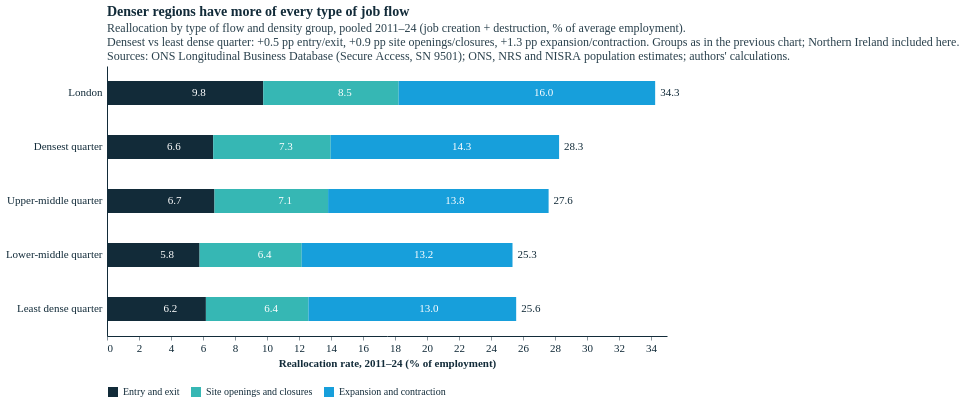

Notebook code cell kept with this figure:
### Markdown cell above
## 4. Which flows make the difference?

Pooled 2011–24 rates by density group, split into three pairs of flows: **entry and exit** of firms; incumbents **opening and closing sites**; incumbents' existing sites **expanding and contracting**. Each pair is (job creation + job destruction) as % of average employment, so the three sum to the reallocation rate.

### Code cell
comp = (jf[jf.year.between(*MAIN) & jf.itl2_code.isin(GROUP)].assign(dgroup=lambda x: x.itl2_code.map(GROUP))
          .groupby("dgroup")[FLOWS + ["emp_avg"]].sum())
cb = pd.DataFrame({k: 100 * comp[c].sum(axis=1) / comp.emp_avg for k, c in COMPONENTS.items()}).loc[ORDER]
cb["Total"] = cb.sum(axis=1)
print(cb.round(2).to_string())
gap_c = cb.loc["Densest quarter"] - cb.loc["Least dense quarter"]
print("\nDifference, densest minus least dense quarter (pp):", gap_c.round(2).to_dict())
print("  ... as % of the least dense quarter's rate:", (100 * gap_c / cb.loc["Least dense quarter"]).round(0).to_dict())

long = cb.drop(columns="Total").reset_index(names="dgroup").melt(id_vars="dgroup", var_name="flow", value_name="rate")
FORDER = list(COMPONENTS); FCOLS = [ECO["blue-dark"], ECO["turquoise"], ECO["blue-light"]]
long["order"] = long.flow.map({f: i for i, f in enumerate(FORDER)})
bars = alt.layer(
    alt.Chart(long).mark_bar(height=24).encode(
        y=alt.Y("dgroup:N", sort=ORDER, title=None),
        x=alt.X("rate:Q", stack="zero", title="Reallocation rate, 2011–24 (% of employment)"),
        color=alt.Color("flow:N", scale=alt.Scale(domain=FORDER, range=FCOLS), legend=alt.Legend(title=None, orient="bottom")),
        order=alt.Order("order:Q"),
        tooltip=["dgroup:N", "flow:N", alt.Tooltip("rate:Q", format=".1f", title="% of employment")]),
    alt.Chart(long).transform_stack(stack="rate", groupby=["dgroup"], as_=["x0", "x1"], sort=[alt.SortField("order")])
       .transform_calculate(mid="(datum.x0 + datum.x1) / 2").mark_text(color="white", fontSize=11).encode(
        y=alt.Y("dgroup:N", sort=ORDER), x="mid:Q", text=alt.Text("rate:Q", format=".1f")),
    alt.Chart(cb.reset_index(names="dgroup")).mark_text(align="left", dx=5, fontSize=11, color=TXT).encode(
        y=alt.Y("dgroup:N", sort=ORDER), x="Total:Q", text=alt.Text("Total:Q", format=".1f")),
).properties(title=alt.Title("Denser regions have more of every type of job flow",
    subtitle=["Reallocation by type of flow and density group, pooled 2011–24 (job creation + destruction, % of average employment).",
              f"Densest vs least dense quarter: +{gap_c['Entry and exit']:.1f} pp entry/exit, +{gap_c['Site openings and closures']:.1f} pp site openings/closures, "
              f"+{gap_c['Expansion and contraction']:.1f} pp expansion/contraction. Groups as in the previous chart; Northern Ireland included here.", SOURCE]))
styles.save(bars, str(FIG), "reallocation_density_components", width=560, height=270)
bars.properties(width=560, height=270)

### Figure 1 — Vega-Lite specification as saved in the notebook (floating-point values rounded to 4 significant figures)
{"config": {"background": "#fff", "font": "Circular Std", "text": {"color": "#122b39", "font": "Circular Std", "align": "left", "dx": 7, "dy": 0, "fontSize": 11}, "view": {"stroke": null, "continuousWidth": 350, "continuousHeight": 280, "discreteWidth": 400, "discreteHeight": 300}, "bar": {"color": "#179fdb"}, "line": {"color": "#e6224b"}, "rule": {"color": "#122b39"}, "point": {"filled": true, "size": 80, "color": "#e6224b", "opacity": 0.95}, "geoshape": {"stroke": "white", "strokeWidth": 0.3}, "axis": {"labelColor": "#122b39", "labelFontSize": 11, "labelFont": "Circular Std", "tickColor": "#122b39", "tickOpacity": 0.5, "domainColor": "#122b39", "domainOpacity": 1, "gridColor": "#122b39", "gridDash": [2, 2], "gridOpacity": 0.5, "title": null, "titleColor": "#122b39", "tickSize": 4, "grid": false, "domain": true}, "axisXDiscrete": {"grid": false, "labelAngle": 0, "tickCount": 10, "tickOpacity": 0.5, "title": null}, "axisYDiscrete": {"ticks": false, "labelPadding": 5, "grid": false}, "axisXTemporal": {"grid": false, "ticks": true}, "axisXQuantitative": {"grid": false}, "axisYQuantitative": {"gridColor": "#122b39", "gridDash": [1, 5], "gridOpacity": 0.5, "ticks": false, "labelPadding": 5, "tickCount": 8, "grid": false}, "title": {"color": "#122b39", "subtitleColor": "#122b39E6", "font": "Circular Std", "subtitleFont": "Circular Std", "anchor": "start", "frame": "group", "fontSize": 14, "subtitleFontSize": 12, "subtitlePadding": 4, "offset": 0}, "legend": {"titleColor": "#122b39", "labelColor": "#122b39"}}, "layer": [{"data": {"name": "data-684c5b25e91cda1787ccf6b9895cb476"}, "mark": {"type": "bar", "height": 24}, "encoding": {"color": {"field": "flow", "legend": {"orient": "bottom", "title": null}, "scale": {"domain": ["Entry and exit", "Site openings and closures", "Expansion and contraction"], "range": ["#122b39", "#36b7b4", "#179fdb"]}, "type": "nominal"}, "order": {"field": "order", "type": "quantitative"}, "tooltip": [{"field": "dgroup", "type": "nominal"}, {"field": "flow", "type": "nominal"}, {"field": "rate", "format": ".1f", "title": "% of employment", "type": "quantitative"}], "x": {"field": "rate", "stack": "zero", "title": "Reallocation rate, 2011–24 (% of employment)", "type": "quantitative"}, "y": {"field": "dgroup", "sort": ["London", "Densest quarter", "Upper-middle quarter", "Lower-middle quarter", "Least dense quarter"], "title": null, "type": "nominal"}}}, {"data": {"name": "data-684c5b25e91cda1787ccf6b9895cb476"}, "mark": {"type": "text", "color": "white", "fontSize": 11}, "encoding": {"text": {"field": "rate", "format": ".1f", "type": "quantitative"}, "x": {"field": "mid", "type": "quantitative"}, "y": {"field": "dgroup", "sort": ["London", "Densest quarter", "Upper-middle quarter", "Lower-middle quarter", "Least dense quarter"], "type": "nominal"}}, "transform": [{"groupby": ["dgroup"], "stack": "rate", "sort": [{"field": "order"}], "as": ["x0", "x1"]}, {"calculate": "(datum.x0 + datum.x1) / 2", "as": "mid"}]}, {"data": {"name": "data-e7063f94d3db476ddadf92e9b3c8a109"}, "mark": {"type": "text", "align": "left", "color": "#122b39", "dx": 5, "fontSize": 11}, "encoding": {"text": {"field": "Total", "format": ".1f", "type": "quantitative"}, "x": {"field": "Total", "type": "quantitative"}, "y": {"field": "dgroup", "sort": ["London", "Densest quarter", "Upper-middle quarter", "Lower-middle quarter", "Least dense quarter"], "type": "nominal"}}}], "height": 270, "title": {"text": "Denser regions have more of every type of job flow", "subtitle": ["Reallocation by type of flow and density group, pooled 2011–24 (job creation + destruction, % of average employment).", "Densest vs least dense quarter: +0.5 pp entry/exit, +0.9 pp site openings/closures, +1.3 pp expansion/contraction. Groups as in the previous chart; Northern Ireland included here.", "Sources: ONS Longitudinal Business Database (Secure Access, SN 9501); ONS, NRS and NISRA population estimates; authors' calculations."]}, "width": 560, "$schema": "https://vega.github.io/schema/vega-lite/v5.20.1.json", "datasets": {"data-684c5b25e91cda1787ccf6b9895cb476": [{"dgroup": "London", "flow": "Entry and exit", "rate": 9.765, "order": 0}, {"dgroup": "Densest quarter", "flow": "Entry and exit", "rate": 6.637, "order": 0}, {"dgroup": "Upper-middle quarter", "flow": "Entry and exit", "rate": 6.717, "order": 0}, {"dgroup": "Lower-middle quarter", "flow": "Entry and exit", "rate": 5.787, "order": 0}, {"dgroup": "Least dense quarter", "flow": "Entry and exit", "rate": 6.181, "order": 0}, {"dgroup": "London", "flow": "Site openings and closures", "rate": 8.465, "order": 1}, {"dgroup": "Densest quarter", "flow": "Site openings and closures", "rate": 7.344, "order": 1}, {"dgroup": "Upper-middle quarter", "flow": "Site openings and closures", "rate": 7.101, "order": 1}, {"dgroup": "Lower-middle quarter", "flow": "Site openings and closures", "rate": 6.383, "order": 1}, {"dgroup": "Least dense quarter", "flow": "Site openings and closures", "rate": 6.41, "order": 1}, {"dgroup": "London", "flow": "Expansion and contraction", "rate": 16.03, "order": 2}, {"dgroup": "Densest quarter", "flow": "Expansion and contraction", "rate": 14.27, "order": 2}, {"dgroup": "Upper-middle quarter", "flow": "Expansion and contraction", "rate": 13.78, "order": 2}, {"dgroup": "Lower-middle quarter", "flow": "Expansion and contraction", "rate": 13.17, "order": 2}, {"dgroup": "Least dense quarter", "flow": "Expansion and contraction", "rate": 12.98, "order": 2}], "data-e7063f94d3db476ddadf92e9b3c8a109": [{"dgroup": "London", "Entry and exit": 9.765, "Site openings and closures": 8.465, "Expansion and contraction": 16.03, "Total": 34.26}, {"dgroup": "Densest quarter", "Entry and exit": 6.637, "Site openings and closures": 7.344, "Expansion and contraction": 14.27, "Total": 28.26}, {"dgroup": "Upper-middle quarter", "Entry and exit": 6.717, "Site openings and closures": 7.101, "Expansion and contraction": 13.78, "Total": 27.6}, {"dgroup": "Lower-middle quarter", "Entry and exit": 5.787, "Site openings and closures": 6.383, "Expansion and contraction": 13.17, "Total": 25.34}, {"dgroup": "Least dense quarter", "Entry and exit": 6.181, "Site openings and closures": 6.41, "Expansion and contraction": 12.98, "Total": 25.57}]}}
